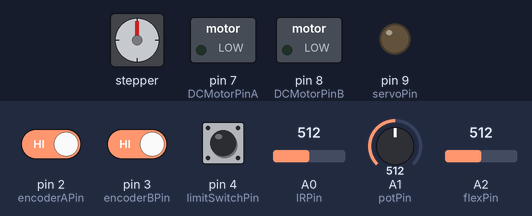
Simulated run of this sketch. Board: Arduino Leonardo, built with avr-gcc and run on an emulated ATmega32U4. Parts: stepper motor, switched loads named in the sketch (green lamp = pin HIGH), output pins drawn as LEDs (lit = HIGH). Wiring (inferred from the names in the program): stepper motor driver (200 steps per turn assumed): step pin 6; direction pin 5. The inputs (shaded band) are chosen by the test bench; at power-on: pin 4 (limitSwitchPin) LOW, A0 (IRPin) = 512, pin 2 (encoderAPin) HIGH, pin 3 (encoderBPin) HIGH, A1 (potPin) = 512, A2 (flexPin) = 512. Pins used as bus, display or sensor lines are not drawn; what the sketch prints to the serial monitor is not drawn.

Above: at 1.2 s.
1.3 s: pin 4 (limitSwitchPin) pulled HIGH for 0.15 s
At 2.5 s:
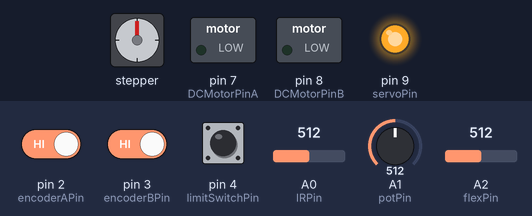
2.9 s: pin 4 (limitSwitchPin) pulled HIGH for 1 s
At 4.3 s:
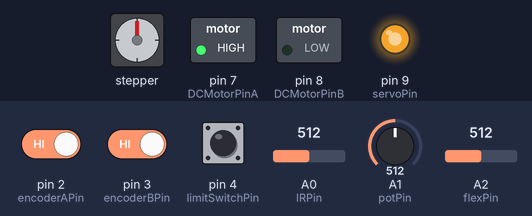
5.4 s: pin 4 (limitSwitchPin) pulled HIGH for 0.15 s
At 6.3 s:
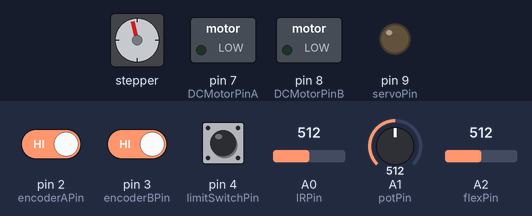
7.5 s: A0 (IRPin) set to 483
At 8.6 s:
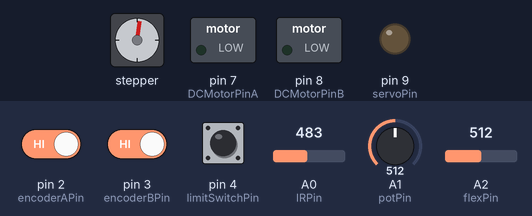
Timing chart, 0 to 10.5 s (numbered marks = the images above; inputs shaded):
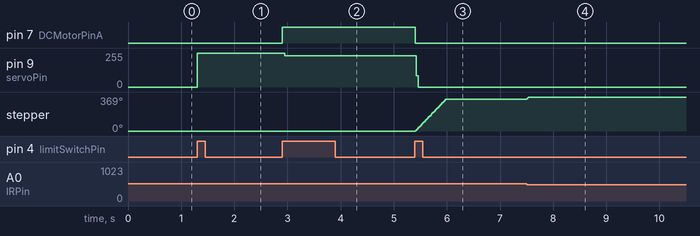

Measured:
- the behaviour switches between 497 and 496 on A0 (IRPin) (found by bisection; images 3 and 4)
- after the input at 1.3 s, pin 9 (servoPin): 0/255 → 255/255 at once
- after the input at 2.9 s, pin 7 (DCMotorPinA): LOW → HIGH at once; pin 9 (servoPin): 255/255 → 233/255 after 0.05 s
- after the input at 5.4 s, pin 7 (DCMotorPinA): HIGH → LOW at once; pin 9 (servoPin): 233/255 → 0/255 at once; stepper: turns 347° clockwise in 0.58 s, starting at once
- after the input at 7.5 s, stepper: turns 22° clockwise, starting at once

The sketch:

sketch_feb09a.ino
```cpp
int potPin = A1;
float potAngle = 0.0;

int encoderAPin = 2;
int encoderBPin = 3;
int encoderAValue = 0;
int encoderAPrev = 0;
int encoderBValue = 0;
int encoderBPrev = 0;

int DCMotorAngle = 0;
int DCMotorPinA = 7;
int DCMotorPinB = 8;

int IRPin = A0;
float IRDistance = 0.0;
int stepPin = 6;
int dirPin = 5;
int toggle = 0;
float stepDistance = 0.0;

int limitSwitchPin = 4;

int flexPin = A2;
int servoPin = 9;

const int OFF_STATE = 0;
const int SERVO_STATE = 1;
const int DC_STATE = 2;
const int STEP_STATE = 3;

int state = OFF_STATE;

int button = HIGH;

char serialValue = 0;
float primaryValue = 0; //for GUI
float secondaryValue = 0;
boolean sensorUse = true;
boolean primaryWrite = false;
boolean secondaryWrite = false;
float sensorValue;

void setup() {
   Serial.begin(9600);
   while (!Serial) { //Copy
    ; // wait for serial port to connect. Needed for Leonardo only
  }
   pinMode(potPin,INPUT);

   pinMode(limitSwitchPin,INPUT);

   pinMode(encoderAPin,INPUT);
   pinMode(encoderBPin,INPUT);

   pinMode(DCMotorPinA,OUTPUT);
   pinMode(DCMotorPinB,OUTPUT);

   pinMode(IRPin,INPUT);

   pinMode(flexPin,INPUT);
   pinMode(servoPin,OUTPUT);

   pinMode(stepPin,OUTPUT);
   pinMode(dirPin,OUTPUT);

  attachInterrupt(0, PinA, CHANGE);
  attachInterrupt(1, PinB, CHANGE);


}

void loop() {
  if(Serial.available())
  {
    serialValue = Serial.read();
    if(primaryWrite)
    {
      primaryValue = serialValue;
      primaryValue = serialValue;
      primaryWrite = false;
    }
    else if(secondaryWrite)
    {
      secondaryValue = serialValue;
      secondaryWrite = false;
    }
    else if(serialValue == 30)
    {
      primaryWrite = true;
    }
    else if(serialValue == 80)
    {
      secondaryWrite = true;
    }
    else if(serialValue == 100)
    {
      sensorUse = true;
    }
    else if(serialValue == 101)
    {
      sensorUse = false;
    }
  } //attributed sensor readings


  if(digitalRead(limitSwitchPin) == HIGH && button == LOW){
    state = (state+1)%4;
  }
  button = digitalRead(limitSwitchPin);


  switch(state){
    case OFF_STATE:
      digitalWrite(DCMotorPinA,LOW);
      digitalWrite(DCMotorPinB,LOW);
      analogWrite(servoPin,0);
      Serial.println("OFF_STATE");
      break;
    case SERVO_STATE:
      //Servo Controlled by flex sensor
      sensorValue = (analogRead(flexPin)-1.4)*4.4;
      if(sensorUse)
        primaryValue = sensorValue; // copy
      analogWrite(servoPin,primaryValue);
      digitalWrite(DCMotorPinA,LOW);
      digitalWrite(DCMotorPinB,LOW);
      Serial.print("SERVO_STATE: FLEX reading: ");
      Serial.println(sensorValue);
      break;
    case DC_STATE:
       //DC Motor Controlled by Potiometer and encoder

      potAngle = analogRead(potPin);
      if(!sensorUse)
        potAngle = 40*primaryValue; // copy
      analogWrite(servoPin,potAngle);
      if(potAngle < DCMotorAngle - 8.0){
        digitalWrite(DCMotorPinA,LOW);
        digitalWrite(DCMotorPinB,HIGH);
      }else if(potAngle > DCMotorAngle + 8.0){
        digitalWrite(DCMotorPinA,HIGH);
        digitalWrite(DCMotorPinB,LOW);
      }else{
        digitalWrite(DCMotorPinA,LOW);
        digitalWrite(DCMotorPinB,LOW);
      }
      Serial.print("DC_STATE: Angle for pot and Motor: ");
      Serial.print(potAngle);
      Serial.print(" ");
      Serial.println(DCMotorAngle);

      analogWrite(servoPin,0);
      break;
    case STEP_STATE:
      //Stepper Motor controlled by IR sensor
      IRDistance = 200/((float)analogRead(IRPin)); //approx distance in cm

      if(stepDistance < IRDistance-.005 && IRDistance < 2.0){
         digitalWrite(dirPin, HIGH);
         toggle = (!toggle) & 0x01;
         digitalWrite(stepPin, toggle);
         stepDistance += .001;
      }else if(stepDistance > IRDistance+.005 && IRDistance < 2.0){
        digitalWrite(dirPin, LOW);
        toggle = (!toggle) & 0x01;
        digitalWrite(stepPin, toggle);
        stepDistance -= .001;
      }
      digitalWrite(DCMotorPinA,LOW);
      digitalWrite(DCMotorPinB,LOW);
      analogWrite(servoPin,0);
      Serial.print("STEP_STATE: IRDistance reading: ");
      Serial.println(IRDistance);
      break;
    default:
     Serial.write("Error: unknown state");
     digitalWrite(DCMotorPinA,LOW);
     digitalWrite(DCMotorPinB,LOW);
     analogWrite(servoPin,0);
     delay(10000);
     break;
  }

  Serial.flush();
}


void PinA(){
   encoderAPrev = encoderAValue;
   encoderAValue = digitalRead(encoderAPin);
  if(encoderAPrev){
    if(encoderBPrev){
      //counterclockwise
      DCMotorAngle -= 4;
    } else{
      //clockwise
      DCMotorAngle += 4;
    }
  }else{
    if(encoderBPrev){
      //clockwise
      DCMotorAngle += 4;
    } else{
      //counterclockwise
      DCMotorAngle -= 4;
    }
  }
}

void PinB(){
   encoderBPrev = encoderBValue;
   encoderBValue = digitalRead(encoderBPin);
  if(encoderBPrev){
    if(encoderAPrev){
      //clockwise
      DCMotorAngle += 4;
    } else{
      //counterclockwise
      DCMotorAngle -= 4;
    }
  }else{
    if(encoderAPrev){
      //counterclockwise
      DCMotorAngle -= 4;
    } else{
      //clockwise
      DCMotorAngle += 4;
    }
  }
}
```
